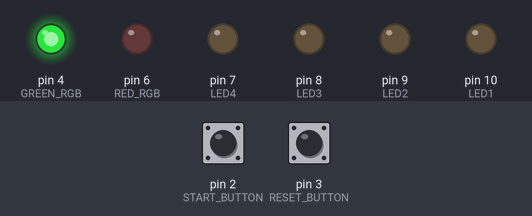
This program was run on a simulated Arduino Uno, built with avr-gcc and run on an emulated ATmega328P. Shown: output pins drawn as LEDs (lit = HIGH). Dashed ring = blinking. Inputs (shaded band) come from the test bench; at power-on: pin 2 (START_BUTTON) HIGH, pin 3 (RESET_BUTTON) HIGH.

Above: at 1.2 s.
1.3 s: pin 2 (START_BUTTON) pulled LOW for 0.15 s
At 2.2 s:
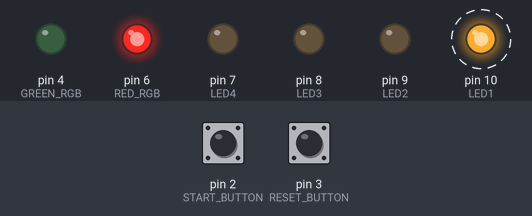
4.3 s: pin 3 (RESET_BUTTON) pulled LOW for 3.2 s
At 6.7 s:
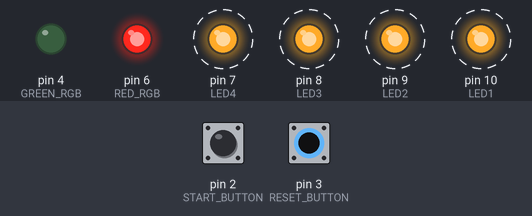
9.0 s: pin 2 (START_BUTTON) pulled LOW for 1 s
At 12.4 s:
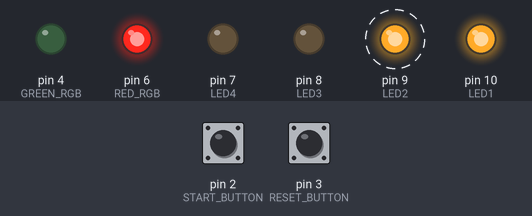
13.0 s: pin 2 (START_BUTTON) driven LOW and pin 3 (RESET_BUTTON) driven LOW
At 14.4 s:
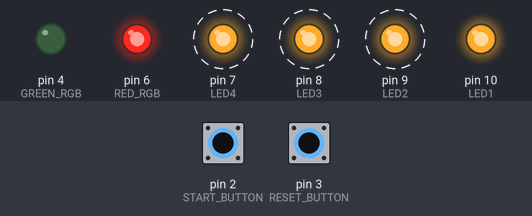
16.0 s: pin 3 (RESET_BUTTON) driven HIGH
At 16.9 s:
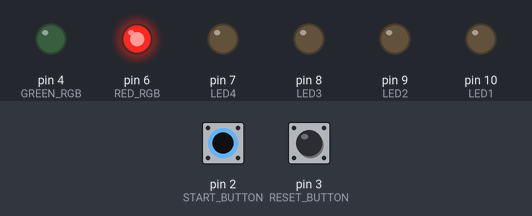
19.0 s: pin 2 (START_BUTTON) driven HIGH and pin 3 (RESET_BUTTON) driven LOW
At 23.4 s:
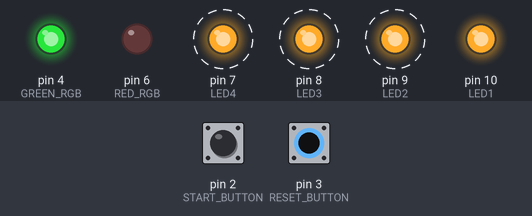
Timing chart, 0 to 25.5 s (numbered marks = the images above; inputs shaded):
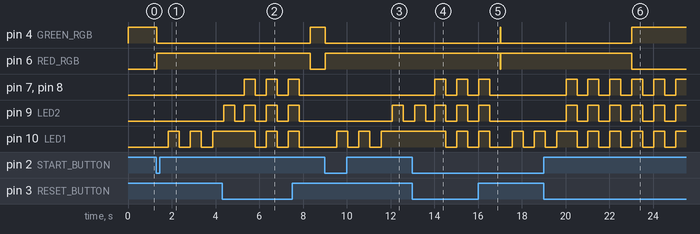

Measured:
- after the input at 1.3 s, pin 4 (GREEN_RGB): HIGH → LOW at once; pin 6 (RED_RGB): LOW → HIGH at once; pin 10 (LED1): alternates HIGH for 0.51 s and LOW for 0.51 s, starting after 0.53 s
- after the input at 4.3 s, pin 4 (GREEN_RGB): LOW → HIGH after 4.0 s; pin 6 (RED_RGB): HIGH → LOW after 4.0 s; pin 7 (LED4): alternates HIGH for 0.50 s and LOW for 0.50 s, 6 changes in all, then stays LOW, starting after 1.0 s; pin 10 (LED1): alternates HIGH for 0.50 s and LOW for 0.50 s, 5 changes in all, then stays LOW, starting after 1.5 s
- after the input at 9.0 s, pin 4 (GREEN_RGB): HIGH → LOW at once; pin 6 (RED_RGB): LOW → HIGH at once; pin 9 (LED2): LOW → HIGH after 3.1 s, → LOW 0.51 s later; pin 10 (LED1): alternates HIGH for 0.51 s and LOW for 0.51 s, 5 changes in all, then stays HIGH, starting after 0.53 s
- after the input at 13.0 s, pin 7 (LED4): alternates HIGH for 0.50 s and LOW for 0.50 s, starting after 1.0 s; pin 10 (LED1): HIGH → LOW after 1.5 s, → HIGH 0.50 s later, → LOW 0.50 s later
- after the input at 16.0 s, pin 7 (LED4), pin 8 (LED3), pin 9 (LED2): goes on until 16.5 s, then stays LOW
- after the input at 19.0 s, pin 4 (GREEN_RGB): LOW → HIGH after 4.0 s; pin 6 (RED_RGB): HIGH → LOW after 4.0 s; pin 7 (LED4): alternates HIGH for 0.50 s and LOW for 0.50 s, starting after 1.0 s
- by itself, pin 8 (LED3): alternates HIGH for 0.50 s and LOW for 0.50 s, 6 changes in all, then stays LOW
- by itself, pin 9 (LED2): alternates HIGH for 0.50 s and LOW for 0.50 s, 8 changes in all, then stays LOW

The program:

main.cpp
```cpp
#include <Arduino.h>

#define LED1 10
#define LED2 9
#define LED3 8
#define LED4 7
#define RED_RGB 6
#define GREEN_RGB 4
#define RESET_BUTTON 3
#define START_BUTTON 2
#define CHARGE_LEVEL_DELAY 3000
#define RESET_HOLD_TIME 1000
#define BLINK_INTERVAL 500
#define BLINK_ANIMATION_TIMES 3
#define DEBOUNCE_OFFSET 20

bool isCharging = false, blinkOn = true;
uint16_t levelTimer = 0, resetHoldTimer = 0, blinkTimer = 0;
uint8_t chargeLevel = 0, chargeDebounceTimer = 0;

void setup() {
  pinMode(LED1, OUTPUT);
  pinMode(LED2, OUTPUT);
  pinMode(LED3, OUTPUT);
  pinMode(LED4, OUTPUT);
  pinMode(RED_RGB, OUTPUT);
  pinMode(GREEN_RGB, OUTPUT);
  pinMode(RESET_BUTTON, INPUT_PULLUP);
  pinMode(START_BUTTON, INPUT_PULLUP);
  digitalWrite(GREEN_RGB, HIGH);
  digitalWrite(RED_RGB, LOW);
}

void handleCharge() {
  if (digitalRead(START_BUTTON) == LOW && !isCharging) {
    chargeDebounceTimer++;
    if (chargeDebounceTimer > DEBOUNCE_OFFSET) {
      digitalWrite(RED_RGB, HIGH);
      digitalWrite(GREEN_RGB, LOW);
      isCharging = true;
      chargeDebounceTimer = 0;
    }
  }
  if (!isCharging)
    return;
  if (chargeLevel < 4)
    levelTimer++;
  if (levelTimer > CHARGE_LEVEL_DELAY) {
    chargeLevel++;
    levelTimer = 0;
    blinkTimer = BLINK_INTERVAL + 1;
    blinkOn = true;
    switch (chargeLevel) {
        case 1: digitalWrite(LED1, HIGH); break;
        case 2: digitalWrite(LED2, HIGH); break;
        case 3: digitalWrite(LED3, HIGH); break;
    }
  }
}

void setAllLEDState(bool state) {
  digitalWrite(LED1, state ? HIGH : LOW);
  digitalWrite(LED2, state ? HIGH : LOW);
  digitalWrite(LED3, state ? HIGH : LOW);
  digitalWrite(LED4, state ? HIGH : LOW);
}

void handleLEDBlink() {
  if (!isCharging)
    return;

  blinkTimer++;
  if (blinkTimer >= BLINK_INTERVAL) {
    if (chargeLevel < 4) {
      switch (chargeLevel) {
        case 0: digitalWrite(LED1, blinkOn ? HIGH : LOW); break;
        case 1: digitalWrite(LED2, blinkOn ? HIGH : LOW); break;
        case 2: digitalWrite(LED3, blinkOn ? HIGH : LOW); break;
        case 3: digitalWrite(LED4, blinkOn ? HIGH : LOW); break;
      }
    } else setAllLEDState(blinkOn);
    blinkTimer = 0;
    blinkOn = !blinkOn;
  }
}

void handleReset() {
  if (digitalRead(RESET_BUTTON) == LOW) {
    resetHoldTimer++;
    if (resetHoldTimer > RESET_HOLD_TIME) {
      setAllLEDState(false);
      isCharging = false;
      chargeLevel = levelTimer = blinkTimer = 0;
      uint8_t blinkCounter = 0;
      while (blinkCounter++ < BLINK_ANIMATION_TIMES * 2) {
        setAllLEDState(blinkCounter % 2);
        delay(BLINK_INTERVAL);
      }
      digitalWrite(RED_RGB, LOW);
      digitalWrite(GREEN_RGB, HIGH);
    }
  } else resetHoldTimer = 0;
}

void loop() {
  handleCharge();
  handleLEDBlink();
  handleReset();
  delay(1);
}
```
